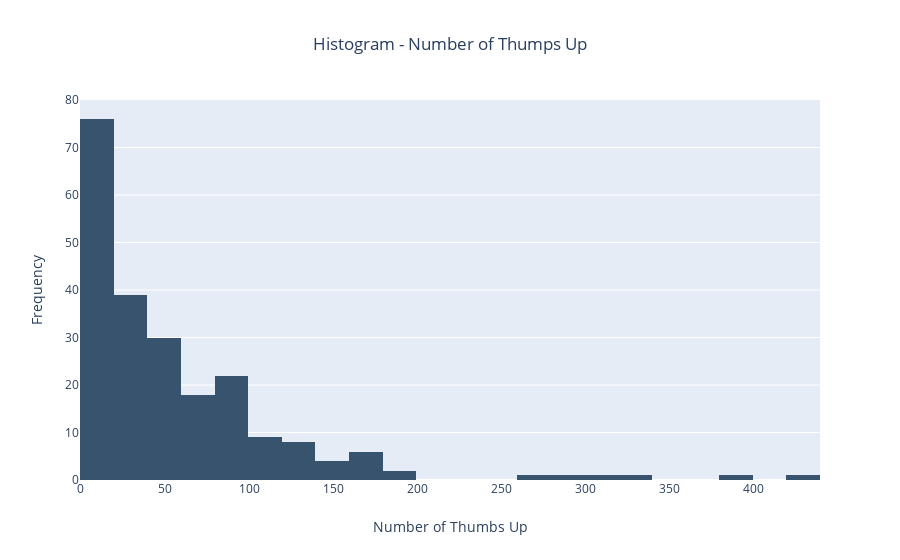

The notebook cell saved with this chart:
### Code cell
def histogram(df, column, title="Histogram - Number of Thumps Up", x_axis="Number of Thumbs Up", y_axis="Frequency"):
    """Create a histogram for a column with the specified annotations.
    
        Args:
            df (DataFrame): Pyspark Dataframe object
            column (string): the selected numerical column name
            title (string): plot title
            x_axis (string): x-axis_label
            y_axis (string): y-axis label
        Returns:
            None
    """
    series = df.select(column).toPandas()
    fig = go.Figure(data=[go.Histogram(x = series[column], marker_color='rgb(55, 83, 109)')])
    fig.update_layout(
            title=go.layout.Title(
                text = title,
                x = 0.5,
            ),
            xaxis = go.layout.XAxis(
                title = go.layout.xaxis.Title(
                    text = x_axis,
                )
            ),
            yaxis = go.layout.YAxis(
                title = go.layout.yaxis.Title(
                    text = y_axis,
                )
            )
        )
    fig.show()
    
histogram(thumbsUp, "ThumbsUp")

### Figure 1 — Plotly figure (JSON) as saved in the notebook; plotly's stock layout.template omitted (floating-point values rounded to 4 significant figures; data arrays with more than 128 entries replaced by an {"elided": "..."} marker saying what was removed)
{"data": [{"marker": {"color": "rgb(55, 83, 109)"}, "type": "histogram", "x": {"elided": "220 int values"}}], "layout": {"title": {"text": "Histogram - Number of Thumps Up", "x": 0.5}, "xaxis": {"title": {"text": "Number of Thumbs Up"}}, "yaxis": {"title": {"text": "Frequency"}}}}
